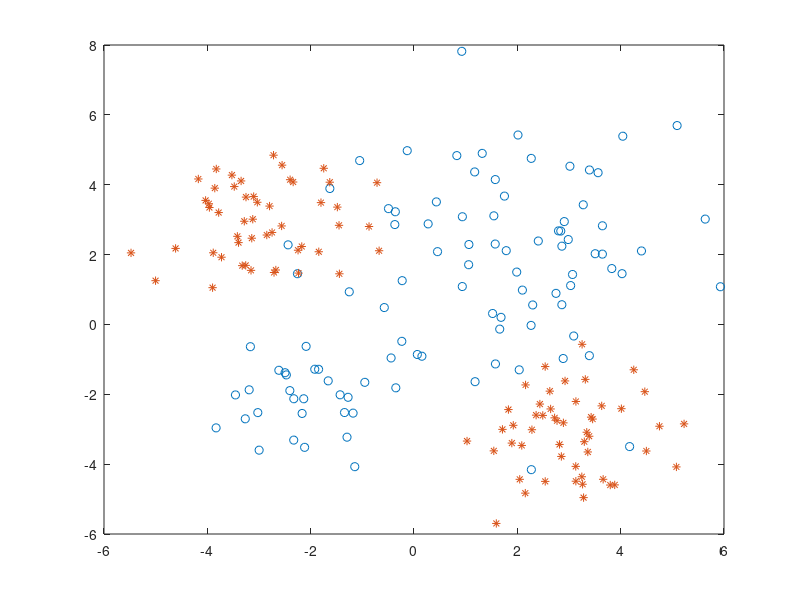

The MATLAB script that drew this image: (Note: this script raises an error after producing the figure.)
% Example of a Matlab implementaion of the Stochastic Backpropagation 
% Algorithm to train a neural network
clear
load exData.mat
x1 = exData1;
x2 = exData2;
figure(1);
plot(x1(1,:),x1(2,:),'o',x2(1,:),x2(2,:),'*')

X = [x1 x2];
target1 = [ones(1,100);(-1*ones(1,100))];
target2 = [(-1*ones(1,100)); ones(1,100)];
T = [target1 target2];
% Normalizing the values in X
xx1 = X(1,:);
xx2 = X(2,:);
mn1 = mean(xx1);
mn2 = mean(xx2);
st1 = std(xx1, 0, 2);
st2 = std(xx2, 0, 2);
sz = size(X, 2);
for i = 1:sz
    tmp1(i) = (xx1(i)-mn1)/st1;
    tmp2(i) = (xx2(i)-mn2)/st1;
end
normX = [tmp1; tmp2];
% Set constant parameters as specified in the problem
theta=0.1;
eta=0.1;
Nh=10;
Ni=2;
No=2;
bias = 1;
a = 1.716;
b = 2/3;
% Set initial in-hidden and hidden-out values
wji = ((1/sqrt(Ni))-(-1/sqrt(Ni))).*rand(10,3) + (-1/sqrt(Ni));
wkj = ((1/sqrt(Nh))-(-1/sqrt(Nh))).*rand(2,11) + (-1/sqrt(Nh));
cnt = 0;
err = 1;    
% Train the network with randomly selected X values
while(theta < err)
    r = randperm(sz);
    cnt = cnt + 1;
    in = normX(:,r(cnt));
    tgt = T(:,r(cnt));
    % Adjust in-hidden and hidden-out values
    net_j = wji*[in; bias];
    Y = act(net_j, a, b);
    net_k = wkj*[Y;bias];
    Z = act(net_k, a, b);
    % Calculate sensitivity
    delta_k = (tgt - Z).*actPrime(net_k, a, b);
    delta_wkj = eta.*delta_k*[Y;1]';
    actPrime(net_j, a, b);
    delta_j = wkj(:,1:end-1)'*delta_k;
    actNet_j = actPrime(net_j, a, b);
    
    for l = 1:Nh
        delta_j(l) = delta_j(l)*actNet_j(l);
    end
    
    delta_wji = eta*delta_j*[in;1]';
    wkj = wkj+delta_wkj;
    wji = wji+delta_wji;    
    targets = T(:,1);
    
    err = ((tgt(1)-Z(1))^2+(tgt(2) - Z(2))^2)/2;
    % Restart count if index larger than the size of the data
    if cnt == 200
        cnt = 0;
    end
end
[err]
% Input D to try to classify
D = [2 -3 -2 3; 2 -3 5 -4];
class = zeros(2,4);
szD = size(D, 2);
cnt = 1;
for cnt = 1:szD
    in = D(:,cnt);
    net_j = wji*[in; bias];
    Y = act(net_j, a, b);
    net_k = wkj*[Y;bias];
    Z = act(net_k, a, b);
    class(:,cnt) = Z;
end
% For column, if closer to [1; -1] than class 1 and if cloder to [-1; 1]
% than class 2
[class]